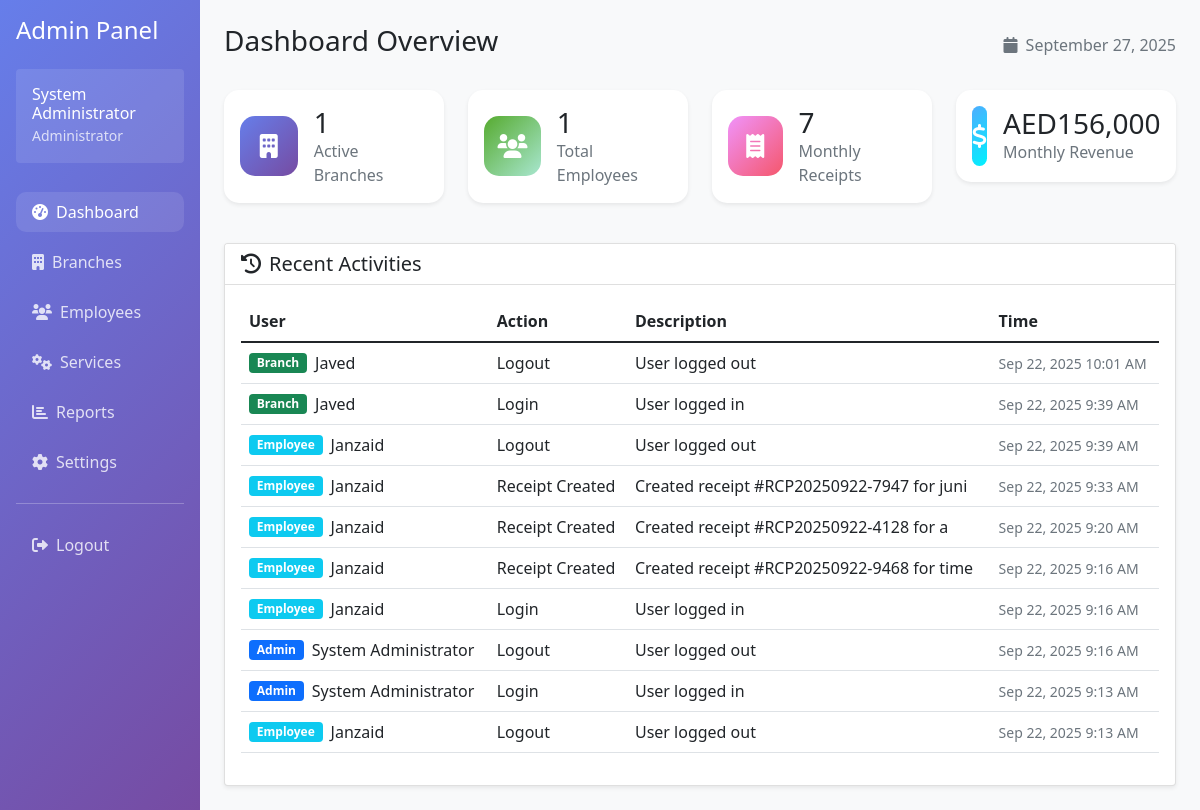
Screenshot of /admin/dashboard.php (signed in) with the database file from the repository.
### tables this page shows
CREATE TABLE settings (
            id INTEGER PRIMARY KEY AUTOINCREMENT,
            setting_key VARCHAR(100) UNIQUE NOT NULL,
            setting_value TEXT,
            updated_at DATETIME DEFAULT CURRENT_TIMESTAMP
        );

CREATE TABLE activity_logs (
            id INTEGER PRIMARY KEY AUTOINCREMENT,
            user_type TEXT NOT NULL CHECK (user_type IN ('admin', 'branch', 'employee')),
            user_id INTEGER NOT NULL,
            action VARCHAR(100) NOT NULL,
            description TEXT,
            ip_address VARCHAR(45),
            created_at DATETIME DEFAULT CURRENT_TIMESTAMP
        );

### config/database.php (called while the page is built, shortened)
<?php
class Database {
    private $connection;
    public function __construct() {
        $this->db_path = __DIR__ . '/../data/typing_center.db';
        $dir = dirname($this->db_path);
        $this->connection = new PDO("sqlite:" . $this->db_path);
        $this->connection->setAttribute(PDO::ATTR_ERRMODE, PDO::ERRMODE_EXCEPTION);
        $this->connection->exec("PRAGMA foreign_keys = ON");
        $this->createTables();
    }
    public function getConnection() {
        return $this->connection;
    }
    private function createTables() {
        $this->connection->exec($sql);
        $stmt = $this->connection->prepare("SELECT COUNT(*) FROM admin");
        $stmt->execute();
    }
}
?>

### includes/auth.php (called while the page is built, shortened)
<?php
class Auth {
    public function getUserInfo() {
        return [
            'id' => $_SESSION['user_id'] ?? null,
            'type' => $_SESSION['user_type'] ?? null,
            'username' => $_SESSION['username'] ?? null,
            'full_name' => $_SESSION['full_name'] ?? null,
            'branch_id' => $_SESSION['branch_id'] ?? null,
            'branch_name' => $_SESSION['branch_name'] ?? null
        ];
    }
}
?>

### includes/currency_helper.php (called while the page is built)
<?php
function getCurrencySymbol($currency_code = 'USD') {
    $symbols = [
        'USD' => '$',
        'AED' => 'AED',
        'PKR' => '₨',
        'INR' => '₹',
        'EUR' => '€'
    ];
    return $symbols[$currency_code] ?? '$';
}
function formatCurrency($amount, $currency_code = 'USD') {
    $symbol = getCurrencySymbol($currency_code);
    return $symbol . number_format($amount, 0);
}
function getCurrentCurrency($db) {
    try {
        $stmt = $db->query("SELECT setting_value FROM settings WHERE setting_key = 'currency' LIMIT 1");
        $currency_result = $stmt->fetch(PDO::FETCH_ASSOC);
        return $currency_result ? $currency_result['setting_value'] : 'USD';
    } catch (Exception $e) {
        return 'USD';
    }
}
?>

### admin/dashboard.php (the view, shortened to what this page needs)
<?php
require_once '../config/database.php';
require_once '../includes/auth.php';
require_once '../includes/currency_helper.php';
$database = new Database();
$auth = new Auth($database);
$auth->requireRole(['admin']);
$user_info = $auth->getUserInfo();
$db = $database->getConnection();
$stats = [];
$stmt = $db->query("SELECT COUNT(*) as count FROM branches WHERE status = 'active'");
$stats['branches'] = $stmt->fetch(PDO::FETCH_ASSOC)['count'];
$stmt = $db->query("SELECT COUNT(*) as count FROM employees WHERE status = 'active'");
$stats['employees'] = $stmt->fetch(PDO::FETCH_ASSOC)['count'];
$stmt = $db->query("SELECT COUNT(*) as count, COALESCE(SUM(total_amount), 0) as total FROM receipts WHERE strftime('%Y-%m', created_at) = strftime('%Y-%m', 'now')");
$monthly_data = $stmt->fetch(PDO::FETCH_ASSOC);
$stats['monthly_receipts'] = $monthly_data['count'];
$stats['monthly_revenue'] = $monthly_data['total'];
$current_currency = getCurrentCurrency($db);
$stmt = $db->prepare("SELECT al.*,
    CASE
        WHEN al.user_type = 'admin' THEN a.full_name
        WHEN al.user_type = 'branch' THEN b.manager_full_name
        WHEN al.user_type = 'employee' THEN e.full_name
    END as user_name
    FROM activity_logs al
    LEFT JOIN admin a ON al.user_type = 'admin' AND al.user_id = a.id
    LEFT JOIN branches b ON al.user_type = 'branch' AND al.user_id = b.id
    LEFT JOIN employees e ON al.user_type = 'employee' AND al.user_id = e.id
    ORDER BY al.created_at DESC LIMIT 10");
$stmt->execute();
$recent_activities = $stmt->fetchAll(PDO::FETCH_ASSOC);
?>
<!DOCTYPE html>
<html lang="en">
<head>
    <link href="https://cdn.jsdelivr.net/npm/bootstrap@5.1.3/dist/css/bootstrap.min.css" rel="stylesheet">
    <link href="https://cdnjs.cloudflare.com/ajax/libs/font-awesome/6.0.0/css/all.min.css" rel="stylesheet">
</head>
<body>
    <div class="container-fluid">
        <div class="row">
            <div class="col-md-3 col-lg-2 sidebar p-3">
                <h4 class="mb-4">Admin Panel</h4>
                <div class="user-info bg-white bg-opacity-10 rounded p-3 mb-4">
                    <div>
                        <h6 class="mb-0"><?= htmlspecialchars($user_info['full_name']) ?></h6>
                        <small class="opacity-75">Administrator</small>
                    </div>
                </div>
                <nav class="nav flex-column">
                    <a class="nav-link active" href="/admin/dashboard.php">
                        <i class="fas fa-tachometer-alt me-2"></i>Dashboard
                    </a>
                    <a class="nav-link" href="/admin/branches.php">
                        <i class="fas fa-building me-2"></i>Branches
                    </a>
                    <a class="nav-link" href="/admin/employees.php">
                        <i class="fas fa-users me-2"></i>Employees
                    </a>
                    <a class="nav-link" href="/admin/services.php">
                        <i class="fas fa-cogs me-2"></i>Services
                    </a>
                    <a class="nav-link" href="/admin/reports.php">
                        <i class="fas fa-chart-bar me-2"></i>Reports
                    </a>
                    <a class="nav-link" href="/admin/settings.php">
                        <i class="fas fa-cog me-2"></i>Settings
                    </a>
                    <hr class="my-3">
                    <a class="nav-link" href="/logout.php">
                        <i class="fas fa-sign-out-alt me-2"></i>Logout
                    </a>
                </nav>
            </div>
            <div class="col-md-9 col-lg-10 p-4">
                <div class="d-flex justify-content-between align-items-center mb-4">
                    <h1 class="h3">Dashboard Overview</h1>
                    <div class="text-muted">
                        <i class="fas fa-calendar me-2"></i><?= date('F j, Y') ?>
                    </div>
                </div>
                <div class="row mb-4">
                    <div class="col-md-3 mb-3">
                        <div class="card stat-card shadow-sm">
                            <div class="card-body d-flex align-items-center">
                                <div class="stat-icon bg-primary-gradient me-3">
                                    <i class="fas fa-building"></i>
                                </div>
                                <div>
                                    <h3 class="mb-0"><?= $stats['branches'] ?></h3>
                                    <p class="text-muted mb-0">Active Branches</p>
                                </div>
                            </div>
                        </div>
                    </div>
                    <div class="col-md-3 mb-3">
                        <div class="card stat-card shadow-sm">
                            <div class="card-body d-flex align-items-center">
                                <div class="stat-icon bg-success-gradient me-3">
                                    <i class="fas fa-users"></i>
                                </div>
                                <div>
                                    <h3 class="mb-0"><?= $stats['employees'] ?></h3>
                                    <p class="text-muted mb-0">Total Employees</p>
                                </div>
                            </div>
                        </div>
                    </div>
                    <div class="col-md-3 mb-3">
                        <div class="card stat-card shadow-sm">
                            <div class="card-body d-flex align-items-center">
                                <div class="stat-icon bg-warning-gradient me-3">
                                    <i class="fas fa-receipt"></i>
                                </div>
                                <div>
                                    <h3 class="mb-0"><?= $stats['monthly_receipts'] ?></h3>
                                    <p class="text-muted mb-0">Monthly Receipts</p>
                                </div>
                            </div>
                        </div>
                    </div>
                    <div class="col-md-3 mb-3">
                        <div class="card stat-card shadow-sm">
                            <div class="card-body d-flex align-items-center">
                                <div class="stat-icon bg-info-gradient me-3">
                                    <i class="fas fa-dollar-sign"></i>
                                </div>
                                <div>
                                    <h3 class="mb-0"><?= formatCurrency($stats['monthly_revenue'], $current_currency) ?></h3>
                                    <p class="text-muted mb-0">Monthly Revenue</p>
                                </div>
                            </div>
                        </div>
                    </div>
                </div>
                <div class="row">
                    <div class="col-12">
                        <div class="card shadow-sm">
                            <div class="card-header bg-white">
                                <h5 class="mb-0"><i class="fas fa-history me-2"></i>Recent Activities</h5>
                            </div>
                            <div class="card-body">
                                <?php if (empty($recent_activities)): ?>
                                    <div class="text-center text-muted py-4">
                                        <i class="fas fa-inbox fa-3x mb-3"></i>
                                        <p>No recent activities found</p>
                                    </div>
                                <?php else: ?>
                                    <div class="table-responsive">
                                        <table class="table table-hover">
                                            <thead>
                                                <tr>
                                                    <th>User</th>
                                                    <th>Action</th>
                                                    <th>Description</th>
                                                    <th>Time</th>
                                                </tr>
                                            </thead>
                                            <tbody>
                                                <?php foreach ($recent_activities as $activity): ?>
                                                    <tr>
                                                        <td>
                                                            <div class="d-flex align-items-center">
                                                                <span class="badge bg-<?=
                                                                    $activity['user_type'] === 'admin' ? 'primary' :
                                                                    ($activity['user_type'] === 'branch' ? 'success' : 'info')
                                                                ?> me-2">
                                                                    <?= ucfirst($activity['user_type']) ?>
                                                                </span>
                                                                <?= htmlspecialchars($activity['user_name'] ?? 'Unknown') ?>
                                                            </div>
                                                        </td>
                                                        <td><?= htmlspecialchars($activity['action']) ?></td>
                                                        <td><?= htmlspecialchars($activity['description']) ?></td>
                                                        <td>
                                                            <small class="text-muted">
                                                                <?= date('M j, Y g:i A', strtotime($activity['created_at'])) ?>
                                                            </small>
                                                        </td>
                                                    </tr>
                                                <?php endforeach; ?>
                                            </tbody>
                                        </table>
                                    </div>
                                <?php endif; ?>
                            </div>
                        </div>
                    </div>
                </div>
            </div>
        </div>
    </div>
</body>
</html>

### admin/dashboard.php (style rules this page uses)
body { background-color: #f8f9fa; }
.sidebar { background: linear-gradient(135deg, #667eea 0%, #764ba2 100%); min-height: 100vh; color: white; }
.sidebar .nav-link { color: rgba(255, 255, 255, 0.8); border-radius: 10px; margin: 5px 0; transition: all 0.3s; }
.sidebar .nav-link:hover, .sidebar .nav-link.active { color: white; background-color: rgba(255, 255, 255, 0.1); }
.stat-card { border-radius: 15px; border: none; transition: transform 0.2s; }
.stat-icon { width: 60px; height: 60px; border-radius: 15px; display: flex; align-items: center; justify-content: center; font-size: 24px; color: white; }
.bg-primary-gradient { background: linear-gradient(135deg, #667eea 0%, #764ba2 100%); }
.bg-success-gradient { background: linear-gradient(135deg, #56ab2f 0%, #a8e6cf 100%); }
.bg-warning-gradient { background: linear-gradient(135deg, #f093fb 0%, #f5576c 100%); }
.bg-info-gradient { background: linear-gradient(135deg, #4facfe 0%, #00f2fe 100%); }

### rows the page displays
settings: setting_value "AED156,000"
activity_logs: user_type "Branch", user_name "Javed", action "Logout", description "User logged out", created_at "Sep 22, 2025 10:01 AM"
activity_logs: user_type "Branch", user_name "Javed", action "Login", description "User logged in", created_at "Sep 22, 2025 9:39 AM"
activity_logs: user_type "Employee", user_name "Janzaid", action "Logout", description "User logged out", created_at "Sep 22, 2025 9:39 AM"
activity_logs: user_type "Employee", user_name "Janzaid", action "Receipt Created", description "Created receipt #RCP20250922-7947 for juni", created_at "Sep 22, 2025 9:33 AM"
activity_logs: user_type "Employee", user_name "Janzaid", action "Receipt Created", description "Created receipt #RCP20250922-4128 for a", created_at "Sep 22, 2025 9:20 AM"
activity_logs: user_type "Employee", user_name "Janzaid", action "Receipt Created", description "Created receipt #RCP20250922-9468 for time", created_at "Sep 22, 2025 9:16 AM"
activity_logs: user_type "Employee", user_name "Janzaid", action "Login", description "User logged in", created_at "Sep 22, 2025 9:16 AM"
activity_logs: user_type "Admin", user_name "System Administrator", action "Logout", description "User logged out", created_at "Sep 22, 2025 9:16 AM"
activity_logs: user_type "Admin", user_name "System Administrator", action "Login", description "User logged in", created_at "Sep 22, 2025 9:13 AM"
activity_logs: user_type "Employee", user_name "Janzaid", action "Logout", description "User logged out", created_at "Sep 22, 2025 9:13 AM"

### other values shown
$user_info['full_name'] "System Administrator"
$stats['branches'] "1"
$stats['employees'] "1"
$stats['monthly_receipts'] "7"
